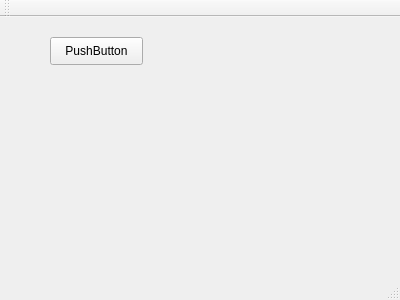
<?xml version="1.0" encoding="UTF-8"?>
<ui version="4.0">
 <class>MainWindow</class>
 <widget class="QMainWindow" name="MainWindow">
  <property name="geometry">
   <rect>
    <x>0</x>
    <y>0</y>
    <width>400</width>
    <height>300</height>
   </rect>
  </property>
  <property name="windowTitle">
   <string>MainWindow</string>
  </property>
  <widget class="QWidget" name="centralWidget">
   <widget class="QPushButton" name="pushButton">
    <property name="geometry">
     <rect>
      <x>50</x>
      <y>20</y>
      <width>93</width>
      <height>28</height>
     </rect>
    </property>
    <property name="text">
     <string>PushButton</string>
    </property>
   </widget>
  </widget>
  <widget class="QMenuBar" name="menuBar">
   <property name="geometry">
    <rect>
     <x>0</x>
     <y>0</y>
     <width>400</width>
     <height>26</height>
    </rect>
   </property>
  </widget>
  <widget class="QToolBar" name="mainToolBar">
   <attribute name="toolBarArea">
    <enum>TopToolBarArea</enum>
   </attribute>
   <attribute name="toolBarBreak">
    <bool>false</bool>
   </attribute>
  </widget>
  <widget class="QStatusBar" name="statusBar"/>
 </widget>
 <layoutdefault spacing="6" margin="11"/>
 <resources/>
 <connections/>
</ui>
